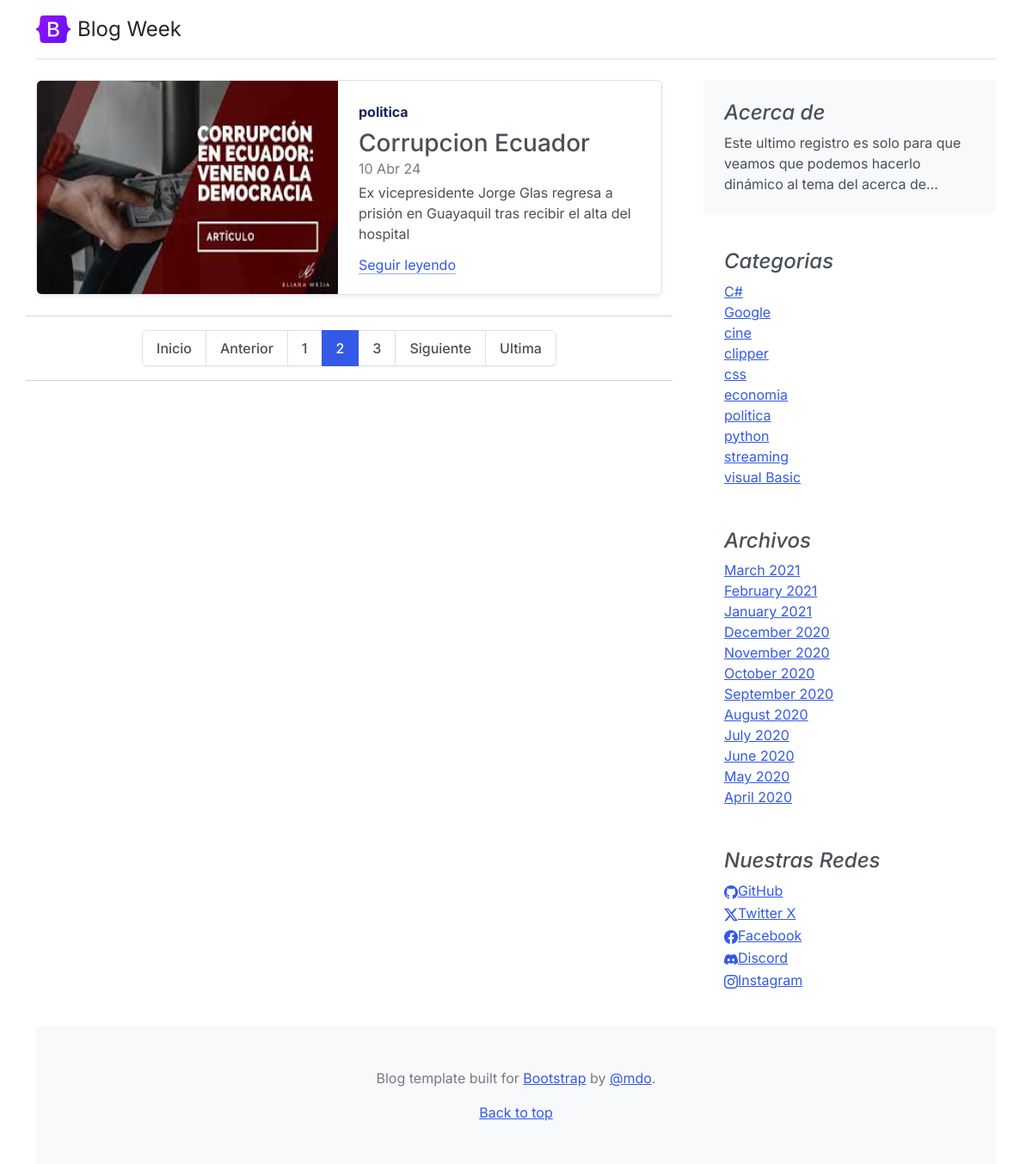
Page /?page=2 on the earlier database version.
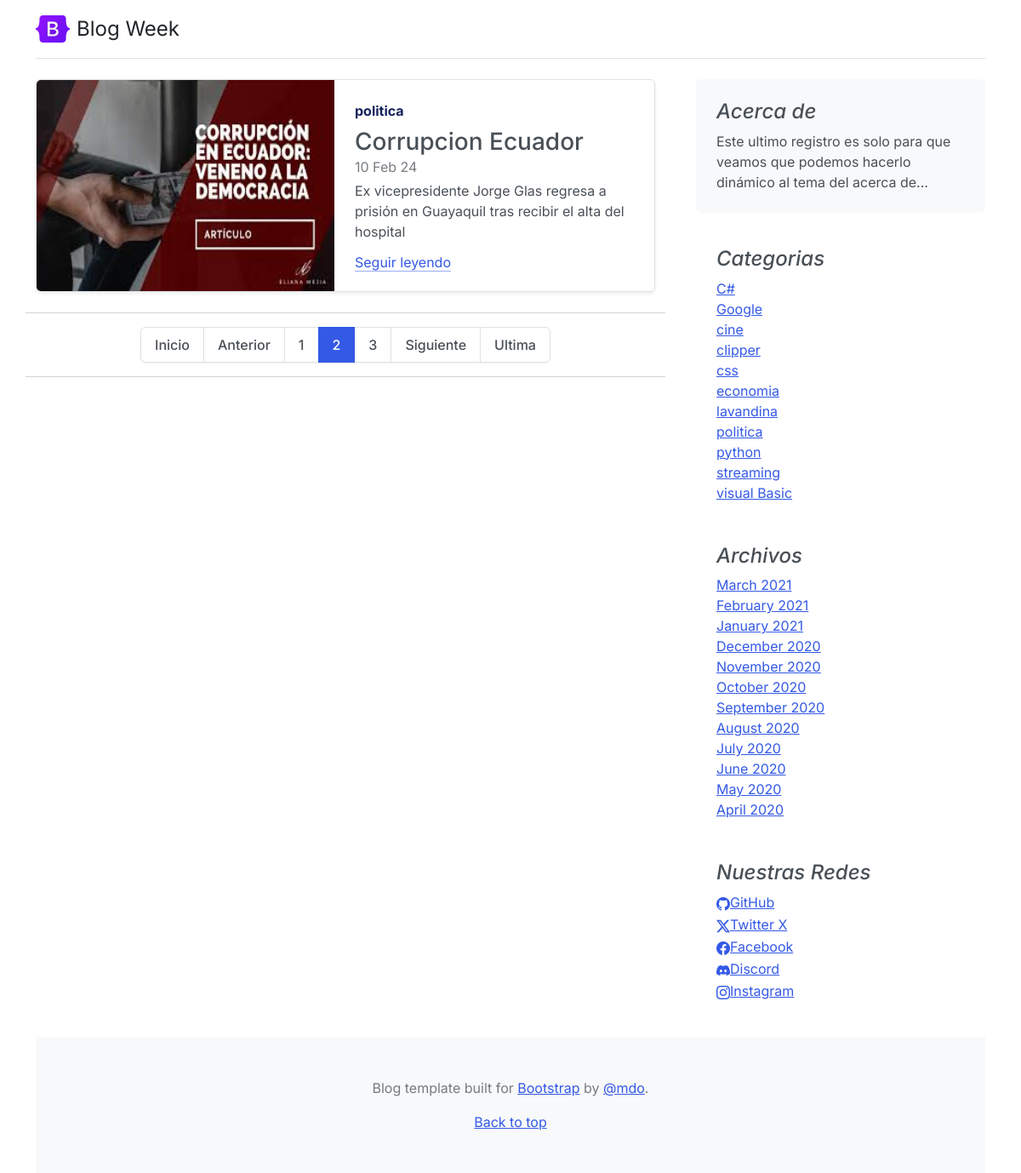
Same page on the later database version.
### core/models.py (models this page shows, shortened)
class Post(models.Model):
    title = models.CharField(max_length=250, verbose_name='Titulo')
    excerpt = models.TextField(verbose_name='Bajada')
    content = RichTextField(verbose_name='Contenido')
    image = models.ImageField(
        upload_to='posts', null=True, blank=True, verbose_name='Imagen')
    published = models.BooleanField(default=False, verbose_name='Publicado')
    category = models.ForeignKey(
        Category, on_delete=models.CASCADE, related_name='get_posts', verbose_name='Categoria')
    author = models.ForeignKey(
        User, on_delete=models.CASCADE, related_name='get_posts', verbose_name='Autor')
    tags = models.ManyToManyField(Tag, verbose_name='Etiquetas')
    created = models.DateTimeField(
        auto_now_add=True, verbose_name='Fecha de creacion')
    updated = models.DateTimeField(
        auto_now=True, verbose_name='Fecha de modificacion')
    class Meta:
        verbose_name = 'Publicacion'
        verbose_name_plural = 'Publicaciones'
        db_table = 'Post'
        ordering = ['-created']

class Category(models.Model):
    name = models.CharField(max_length=200, unique=True, verbose_name='Nombre')
    active = models.BooleanField(default=True, verbose_name='Activo')
    created = models.DateTimeField(
        auto_now_add=True, verbose_name='Fecha de creacion')
    updated = models.DateTimeField(
        auto_now=True, verbose_name='Fecha de modificacion')
    class Meta:
        verbose_name = 'Categoria'
        verbose_name_plural = 'Categorias'
        db_table = 'categoria'
        ordering = ['name']
    def __str__(self):
        return self.name

### core/views.py (the view)
# urls.py: 2. Add a URL to urlpatterns:  path('', views.home, name='home')
def home(request):
    if not request.session.get('items_per_page'):
        request.session['items_per_page'] = 2
    if request.method == 'GET' and 'items_per_page' in request.GET:
        request.session['items_per_page'] = int(request.GET['items_per_page'])
    items_per_page = request.session['items_per_page']
    posts_page = Paginator(Post.objects.filter(published=True), items_per_page)
    page = request.GET.get('page')
    posts = posts_page.get_page(page)
    aux = 'x' * posts.paginator.num_pages
    data={
        'posts': posts,
        'aux': aux
    }
    return render(request, 'core/home.html', data)

### core/models.py (called while the page is built)
    def __str__(self):
        return self.description

### core/processors.py (called while the page is built)
def ctx_dic_about(request):
    ctx_about = {}
    ctx_about['ABOUT'] = About.objects.latest('created')
    return ctx_about

def ctx_dic_category(request):
    ctx_category= {}
    ctx_category['categories']=Category.objects.filter(active=True)
    return ctx_category

def ctx_dic_link(request):
    ctx_link = {}
    links = Link.objects.all()
    for link in links:
        ctx_link[link.key] = {'url': link.url, 'icon': link.icon}
    return ctx_link

### core/templates/core/home.html (shortened to what this page needs)
{% extends 'core/base.html' %}
{% load static %}
{% block content %}
    {% for post in posts %}
        {% if not forloop.first %}
            <div class="col-md-12">
                <div class="row g-0 border rounded overflow-hidden flex-md-row mb-4 shadow-sm h-md-250 position-relative">
                    <div class="col-auto d-none d-lg-block">
                        <img class="bd-placeholder-img" width="350" height="250" src={{ post.image.url }} alt="">
                    </div>
                    <div class="col p-4 d-flex flex-column position-static">
                        <strong class="d-inline-block mb-2 text-primary-emphasis">{{post.category}} </strong>
                        <h3 class="mb-0">{{ post.title}}</h3>
                        <div class="mb-1 text-body-secondary">{{post.created|date:"d M y"}}</div>
                        <p class="card-text mb-auto">{{post.excerpt}}</p>
                        <a href={% url "post" post.id %} class="icon-link gap-1 icon-link-hover stretched-link">Seguir leyendo</a>
                    </div>
                </div>
            </div>
        {% endif %}
    {% endfor %}
    <hr>
    <nav aria-label="...">
    <ul class="pagination justify-content-center">
        <li class="page-item">
        <a class="page-link" href="?page=1">Inicio</a>
        </li>
        <li class="page-item {% if posts.number == 1 %}disabled{% endif %}">
        <a class="page-link" href="{% if posts.number != 1 %}?page={{ posts.previous_page_number }}{% endif %}">Anterior</a>
        </li>
        {% for i in aux %}
        <li class="page-item {% if posts.number == forloop.counter %}active{% endif %}">
            <a class="page-link" href="?page={{ forloop.counter }}">{{ forloop.counter }}</a>
        </li>
        {% endfor %}
        <li class="page-item {% if posts.number == posts.paginator.num_pages %}disabled{% endif %}">
        <a class="page-link" href="{% if posts.number != posts.paginator.num_pages %}?page={{ posts.next_page_number }}{% endif %}">Siguiente</a>
        </li>
        <li class="page-item">
        <a class="page-link" href="?page={{ posts.paginator.num_pages }}">Ultima</a>
        </li>
    </ul>
    </nav>
    <hr>
{% endblock content %}

### core/templates/core/base.html (shortened to what the changed rows need)
<!DOCTYPE html>
<html lang="en">
<head>
    {% load static %}
    <link rel="stylesheet" href="https://cdn.jsdelivr.net/npm/bootstrap-icons@1.11.3/font/bootstrap-icons.min.css">
    <link href="{% static 'core/css/bootstrap.min.css' %}" rel="stylesheet">
    <link href= {% static 'core/css/blog.css' %} rel="stylesheet">
</head>
<body>
    <div class="container">
    <main>
        <div class="row g-5">
            <div class="col-md-8">
                <div class="row mb-2">
                    {% block content %}{% endblock content %}
                </div>
            </div>
            <aside class="col-md-4">
                <div class="position-sticky" style="top: 2rem;">
                    <div class="p-4">
                        <ol class="list-unstyled mb-0">
                            {% for item in categories %}
                                <li><a href={% url 'category' item.id %}>{{ item.name }}</a></li>
                            {% endfor %}
                        </ol>
                    </div>
                </div>
            </aside>
        </div>
    </main>
    </div>
</body>
</html>

Differences in the rows shown:
changed Post "Corrupcion Ecuador": created "10 Abr 24" → "10 Feb 24"
now on this page (row edited): Category: name "lavandina"
